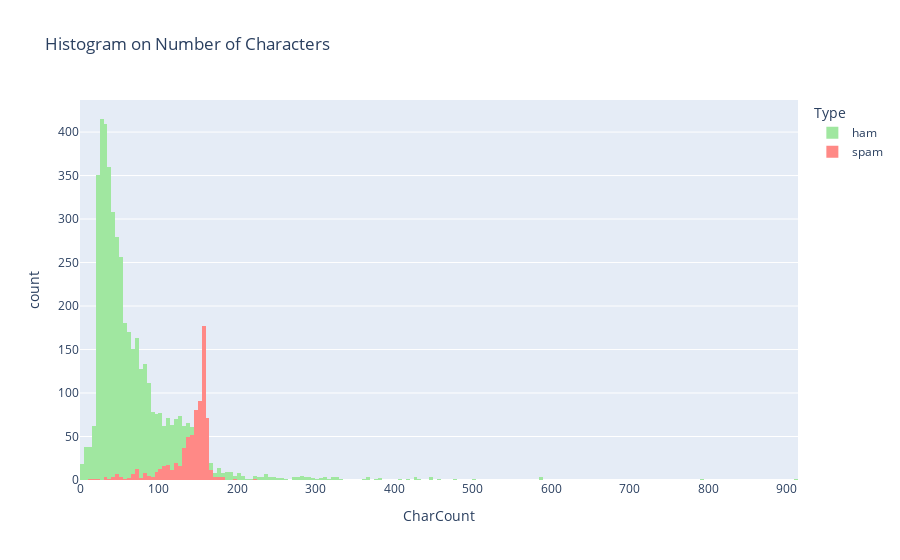

Notebook code cell kept with this figure:
### Markdown cell above
### Histogram
Histograms of *CharCount*, *NumWords*, *NumSentence*

### Code cell
eda_charc_hist = px.histogram(df[['CharCount', 'Type']], 
                              x='CharCount', 
                              color='Type', 
                              template='plotly', 
                              title='Histogram on Number of Characters', 
                              color_discrete_sequence=["#A0e7A0", "#FF8986"])
eda_charc_hist.update_layout(barmode='overlay')

### Figure 1 — Plotly figure (JSON) as saved in the notebook; plotly's stock layout.template omitted (floating-point values rounded to 4 significant figures; data arrays with more than 128 entries replaced by an {"elided": "..."} marker saying what was removed)
{"data": [{"alignmentgroup": "True", "bingroup": "x", "hovertemplate": "Type=ham<br>CharCount=%{x}<br>count=%{y}<extra></extra>", "legendgroup": "ham", "marker": {"color": "#A0e7A0", "pattern": {"shape": ""}}, "name": "ham", "offsetgroup": "ham", "orientation": "v", "showlegend": true, "type": "histogram", "x": {"elided": "4827 int values"}, "xaxis": "x", "yaxis": "y"}, {"alignmentgroup": "True", "bingroup": "x", "hovertemplate": "Type=spam<br>CharCount=%{x}<br>count=%{y}<extra></extra>", "legendgroup": "spam", "marker": {"color": "#FF8986", "pattern": {"shape": ""}}, "name": "spam", "offsetgroup": "spam", "orientation": "v", "showlegend": true, "type": "histogram", "x": {"elided": "747 int values"}, "xaxis": "x", "yaxis": "y"}], "layout": {"barmode": "overlay", "legend": {"title": {"text": "Type"}, "tracegroupgap": 0}, "title": {"text": "Histogram on Number of Characters"}, "xaxis": {"anchor": "y", "domain": [0, 1], "title": {"text": "CharCount"}}, "yaxis": {"anchor": "x", "domain": [0, 1], "title": {"text": "count"}}}}
